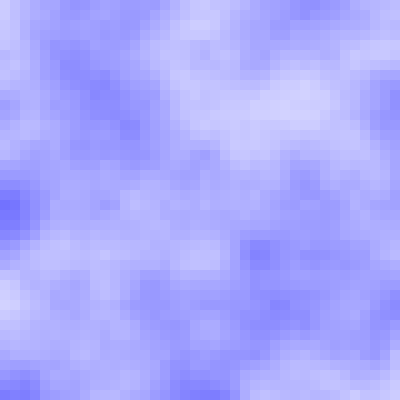
Frame 1 (no input)
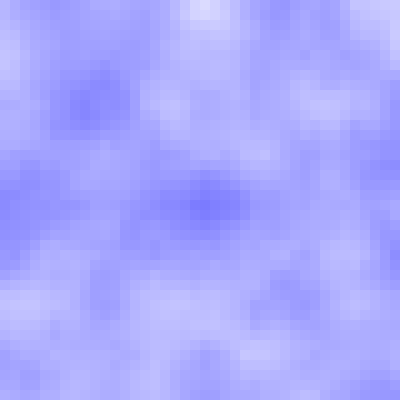
Frame 60 (no input)
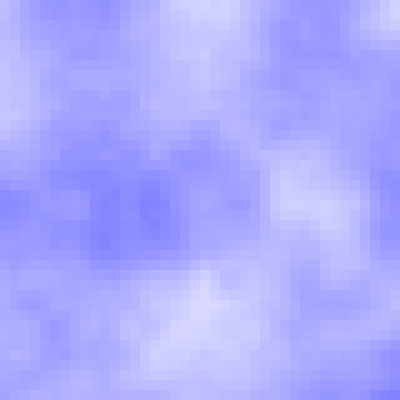
Frame 120 (the mouse pressed at the canvas centre since frame 60)

The p5.js sketch that drew these frames (run headless with seeded random() and noise() and a simulated clock; from frame 60 on, the mouse is pressed at the canvas centre):

// p5.js sketch
// ── sketch.js
let dx;
let dy;
let dz=0;
let inc=0.1;
let cuan=40;

function setup() {
  createCanvas(400, 400);
}

function draw() {
  background(220);
  dy=0;
  for(let y=0; y<height; y+=height/cuan){
     dx=0;
    for(let x=0; x<width; x+=width/cuan){
      noStroke();
      fill(noise(dx,dy,dz)*155+100,noise(dx,dy,dz)*155+100,255);
      rect(x,y,width/cuan,height/cuan);
      dx+=inc;
    }
   dy+=inc;
  }
  dz+=0.01;
}
